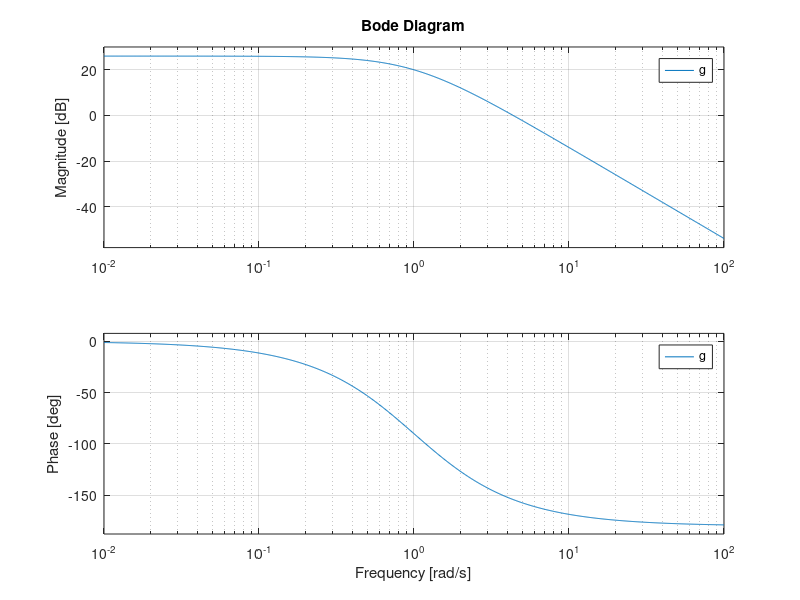

The MATLAB script that drew this image:
 
% numerator 
num = 20; 
% denominator 
den = [1 2 1];   %  s^2 + 2s + 1

% Create a transfer function using the numerator and denominator
g = tf(num, den); % open loop transfer function 

% graph transfer function onto bode plot
bode(g) 

